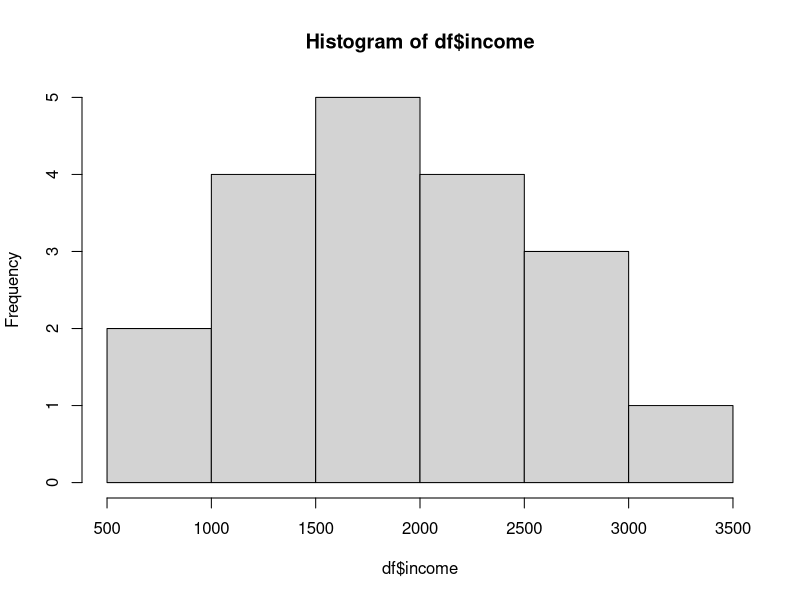
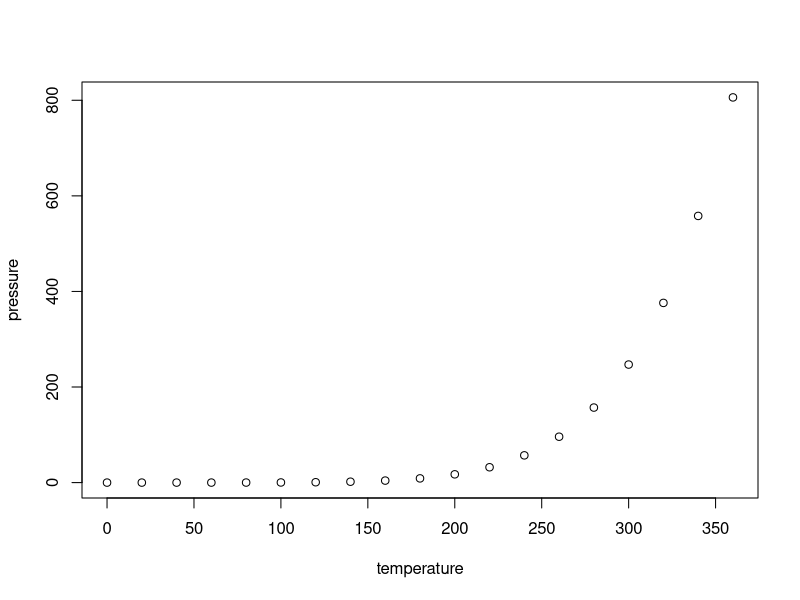

These figures' R source, in order:
## ---- chunk 1
knitr::opts_chunk$set(echo = TRUE)
## ---- chunk 2
df <- read.csv("datasets/fictional_data.csv")
## ---- chunk 3
# Load data 
df <- read.csv("datasets/fictional_data.csv")


#lets look at the data

View(df)
str(df)
?str
## ---- chunk 4
hist(df$income) # Distribution
mean(df$income) # Central tendency, mean
var(df$income) # Variability, variance
sd(df$income) # Variability, standard deviation
sd(df$income)/sqrt(length((df$income))) # Variability, standard **error**


## ---- chunk 5

## ---- chunk 6

## ---- chunk 7
summary(cars)
## ---- chunk 8
plot(pressure)
